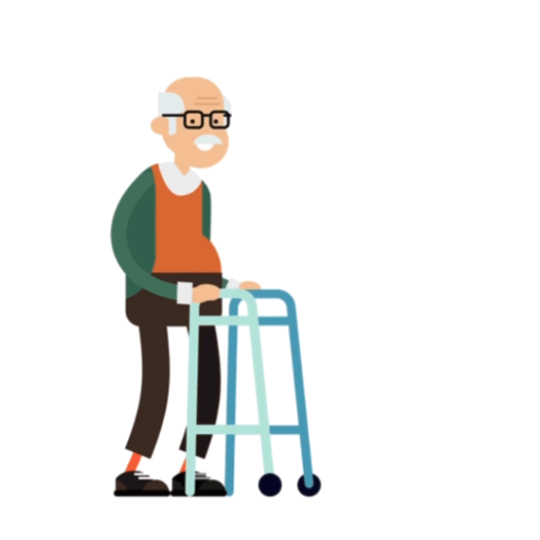
#> input picture composicion/anciano_still.png, 1080 x 1080 px (shown at 1/2 size)
$ python clean.py anciano_still.png
#> lines starting #> are read from the running program, lines starting #| are printed output that depends on the picture; after the words box and inside, x2 and y2 are one past the last pixel; in counts of white or black regions, pixels touching at a corner belong together
# Whiten the mockup's dotted canvas: small grey specks -> white, near-white -> 255.
import sys, numpy as np
from PIL import Image
from scipy import ndimage as ndi
for p in sys.argv[1:]:
    a = np.asarray(Image.open(p).convert('RGB')).astype(int)
    mn, mx = a.min(2), a.max(2)
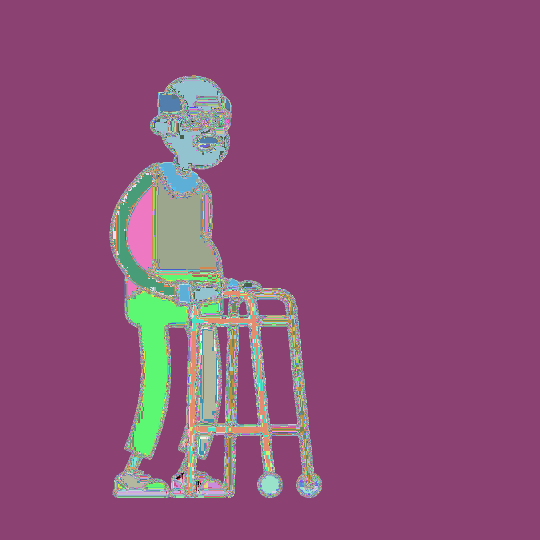
#> mn: shape (1080, 1080) int64 (shown at 1/2 size); 255 distinct labels, from 0 to 255; one colour per label, 0 black
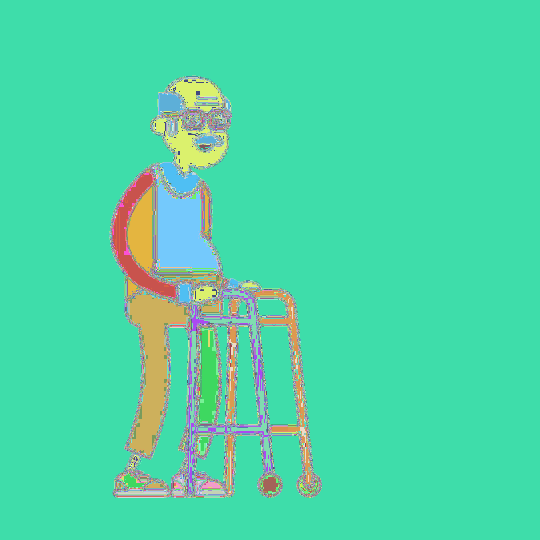
#> mx: shape (1080, 1080) int64 (shown at 1/2 size); 255 distinct labels, from 1 to 255; one colour per label, 0 black
    grey = (mx - mn < 14) & (mn < 247)
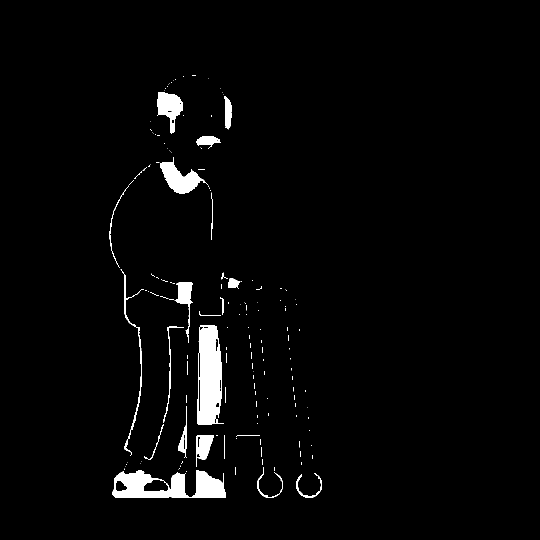
#> grey: shape (1080, 1080) bool (shown at 1/2 size); 2.7% white; 169 white regions (132 under 20 px), largest, box (x1, y1, x2, y2) and area: (394, 650, 448, 850) 8347, (225, 940, 452, 996) 7900, (320, 314, 416, 388) 3024
    lab, k = ndi.label(grey)
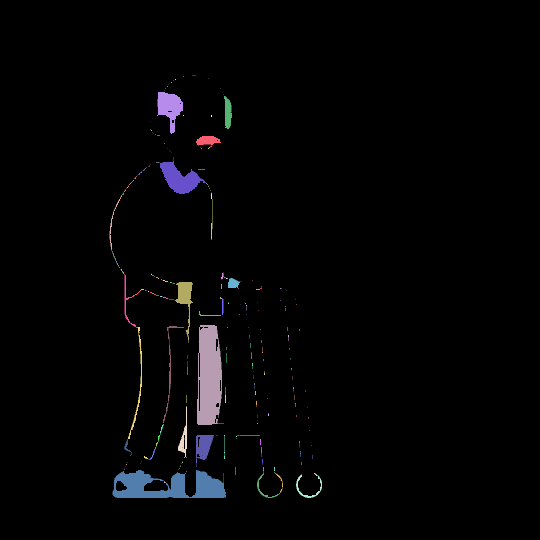
#> lab: shape (1080, 1080) int32 (shown at 1/2 size); 238 distinct labels, from 0 to 237; one colour per label, 0 black
#> k = 237
    area = np.bincount(lab.ravel())
#> area = 238 values, max 1134612 at index 0, min 1 at index 3, mean 4900.8
    small = (area < 60); small[0] = False
    out = a.copy()
    out[small[lab]] = 255
    out[(out.min(2) >= 247)] = 255
    Image.fromarray(out.astype(np.uint8)).save(p.replace('.png', '_c.png'))

$ run again, on composicion/sin_andador.png
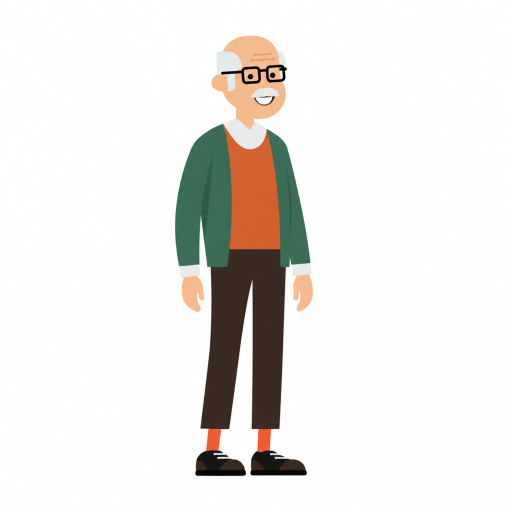
#> input picture composicion/sin_andador.png, 1024 x 1024 px (shown at 1/2 size)
#> `grey = (mx - mn < 14) & (mn < 247)`:
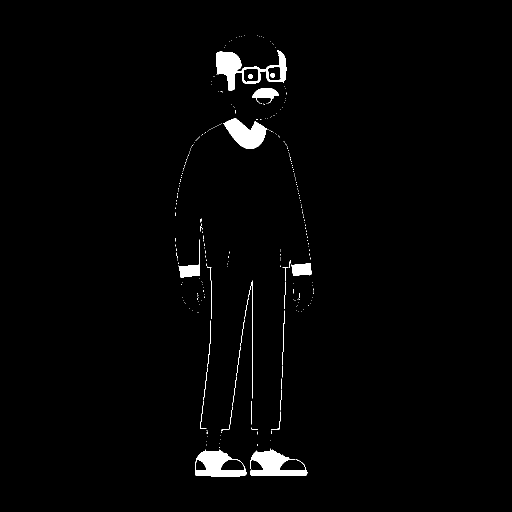
#> grey: shape (1024, 1024) bool (shown at 1/2 size); 1.7% white; 293 white regions (265 under 20 px), largest, box (x1, y1, x2, y2) and area: (433, 100, 574, 182) 3917, (500, 897, 614, 952) 3355, (390, 899, 493, 954) 3137
#> `lab, k = ndi.label(grey)`:
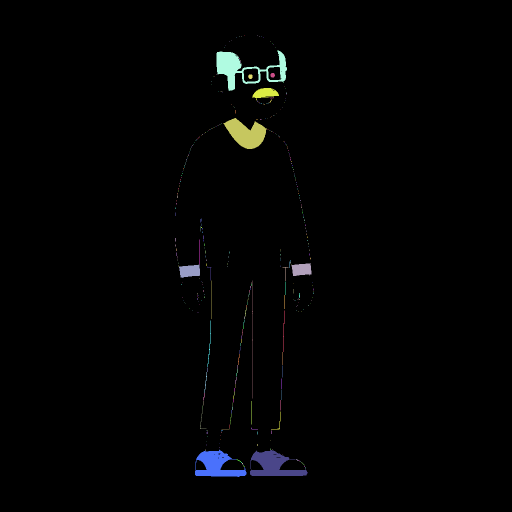
#> lab: shape (1024, 1024) int32 (shown at 1/2 size); 392 distinct labels, from 0 to 391; one colour per label, 0 black
#> k = 391
#> area = 392 values, max 1030385 at index 0, min 1 at index 1, mean 2674.9
